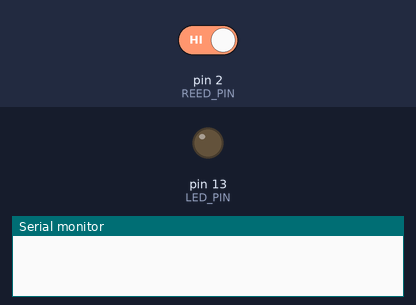
Recording of a sketch running on a simulated Arduino Uno, built with avr-gcc and run on an emulated ATmega328P. Shown: output pins drawn as LEDs (lit = HIGH), the last lines printed to the serial monitor. Inputs (shaded band) come from the test bench; at power-on: pin 2 (REED_PIN) HIGH.

Above: at 1.2 s.
1.3 s: pin 2 (REED_PIN) driven LOW
At 1.7 s:
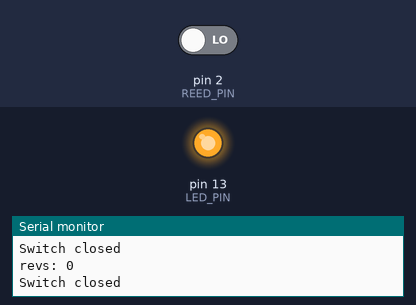
2.8 s: pin 2 (REED_PIN) driven HIGH
At 4.2 s:
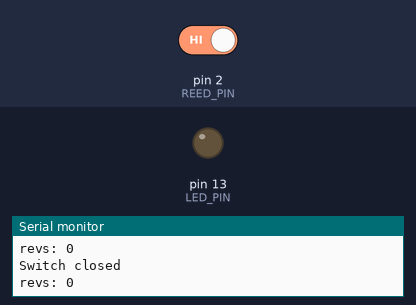
Timing chart, 0 to 5.8 s (numbered marks = the images above; inputs shaded):
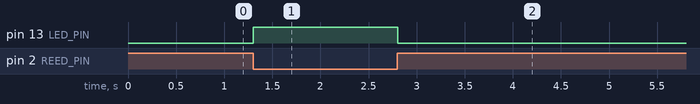

Measured:
- after the input at 1.3 s, pin 13 (LED_PIN): LOW → HIGH at once
- after the input at 2.8 s, pin 13 (LED_PIN): HIGH → LOW at once

The sketch:

reedswitch.ino
```cpp
const int REED_PIN = 2; // Pin connected to reed switch
const int LED_PIN = 13; // LED pin - active-high
const float RADIUS = 0.3; // metres
const float PIE = 3.14159;
const int numberOfMagnets = 1;
const int intervalLength = 10; // 10 seconds
const uint32_t period = intervalLength*1000; // 10 seconds
boolean closed = false;
int revs = 0;
float circumference = 2*PIE*RADIUS;
float arcLength = circumference/numberOfMagnets;
int numIntervals = 0;

void setup()
{
  Serial.begin(9600);
  // Since the other end of the reed switch is connected to ground, we need
  // to pull-up the reed switch pin internally.
  pinMode(REED_PIN, INPUT_PULLUP);
  pinMode(LED_PIN, OUTPUT);
}

void loop()
{
  float distance = 0;
  for( uint32_t tStart = millis();  (millis()-tStart) < period;  ) {
    int proximity = digitalRead(REED_PIN); // Read the state of the switch
    if (proximity == LOW) // If the pin reads low, the switch is closed.
    {
      Serial.println("Switch closed");
      Serial.print("revs: ");
      Serial.println(revs);
      closed = true;
      digitalWrite(LED_PIN, HIGH); // Turn the LED on
    }
    else
    {
      if (closed == true) {
        revs++;
        distance += arcLength;
      }
      closed = false;
      digitalWrite(LED_PIN, LOW); // Turn the LED off
//      Serial.print("distance: ");
//      Serial.println(distance);
    }
  }
  numIntervals++;
  Serial.println("10 seconds elapsed.....................");
  Serial.print("Distance this interval: ");
  Serial.print(distance);
  Serial.println(" m");
  Serial.print("Speed this interval: ");
  Serial.print(distance/intervalLength);
  Serial.println(" m/s");
  Serial.print("Total distance: ");
  Serial.println(revs*arcLength);
  Serial.print("Average speed: ");
  Serial.println((revs*arcLength)/(numIntervals*intervalLength));
}
```
